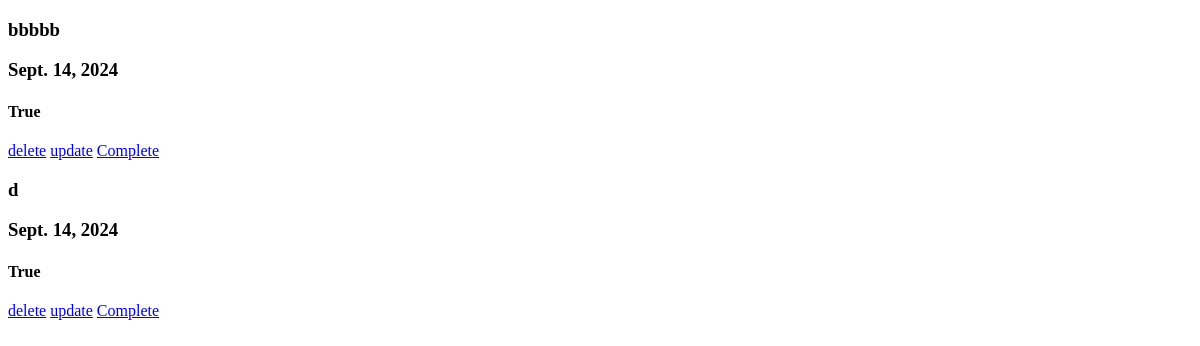
Before: /done/ with the older database file.
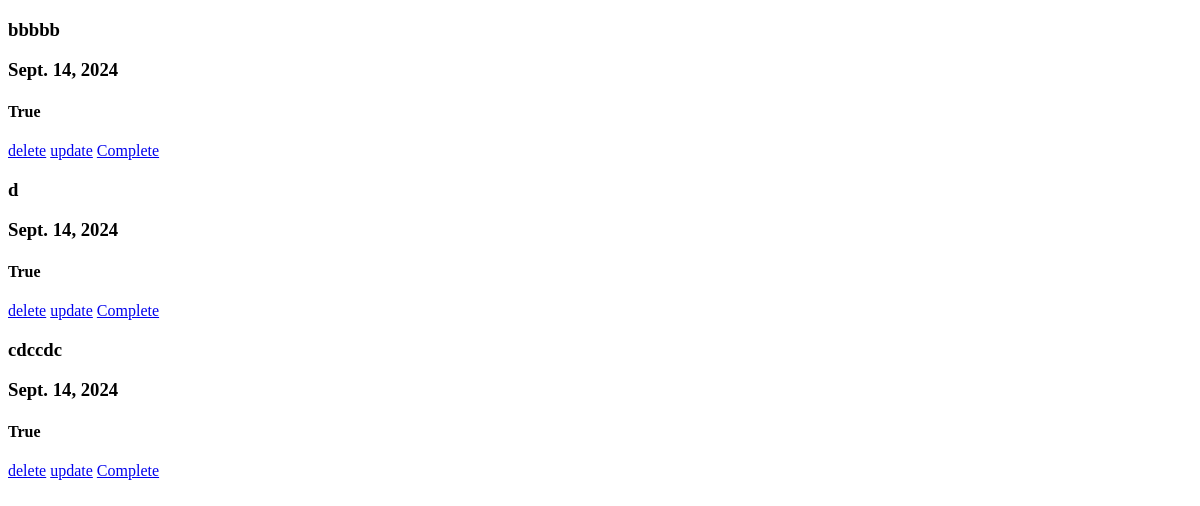
After: the same page with the newer database file.
### tasks/models.py (models this page shows, shortened)
class Task(models.Model):
    title = models.CharField(max_length=300, blank=False, null=False)
    date = models.DateField(auto_now=True)
    status = models.BooleanField(default=False)

### tasks/views.py (the view)
# urls.py: path("done/", views.complete_list, name="complete"),
def complete_list(request):
    task_complete = Task.objects.filter(status=True)
    return render(request, "index.html", {"tasks": task_complete})

### tasks/templates/index.html (shortened to what this page needs)
{% include "./layerd/base.html" %}
{% block content %}
{% for task in tasks %}
<div>
  <h3>{{task.title}}</h3>
  <h3>{{task.date}}</h3>
  <h4>{{task.status}}</h4>
  <a href="{% url "delete" task.id %}">delete</a>
  <a href="{% url "update" task.id %}">update</a>
  <a href="{% url "complete" task.id %}">Complete</a>
</div>
{% endfor %}
{% endblock  %}

### tasks/templates/layerd/base.html (shortened to what this page needs)
<!DOCTYPE html>
<html lang="en">
<head>
</head>
<body>
</body>
</html>

Changed rows visible on the page:
added Task: title "cdccdc", date "Sept. 14, 2024", status "True"
